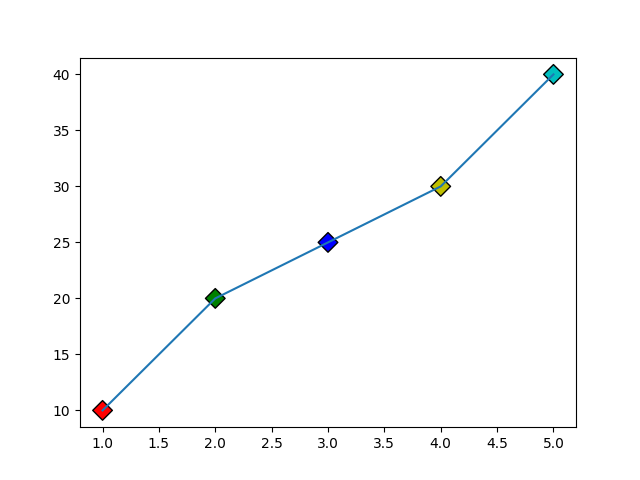

Here is the Python script that generated this plot:
import matplotlib.pyplot as plt
import numpy as np
x = np.array([1,2,3,4,5])
y = np.array([10,20,25,30,40])
cols =np.array(['r','g','b','y','c'])
plt.scatter(x, y, c=cols, s=100, marker='D', edgecolor='k', linewidth=1) 
plt.plot(x,y)
plt.savefig('dotted.png')
plt.show()
